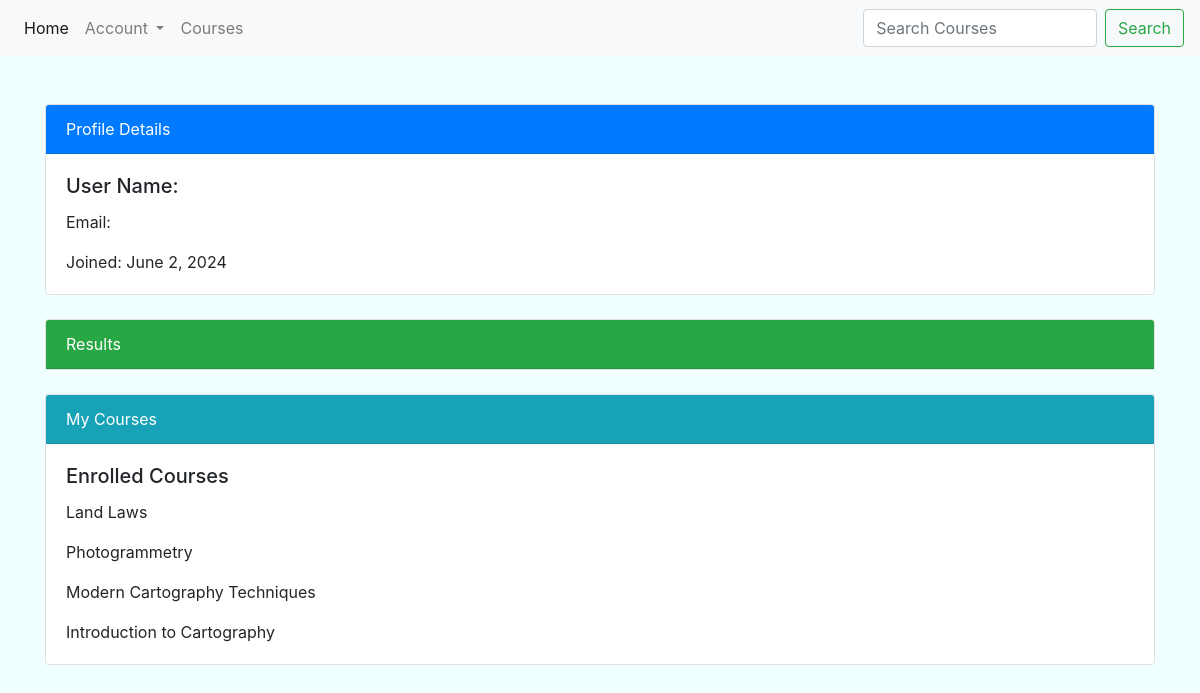
Page /profile on the earlier database version.
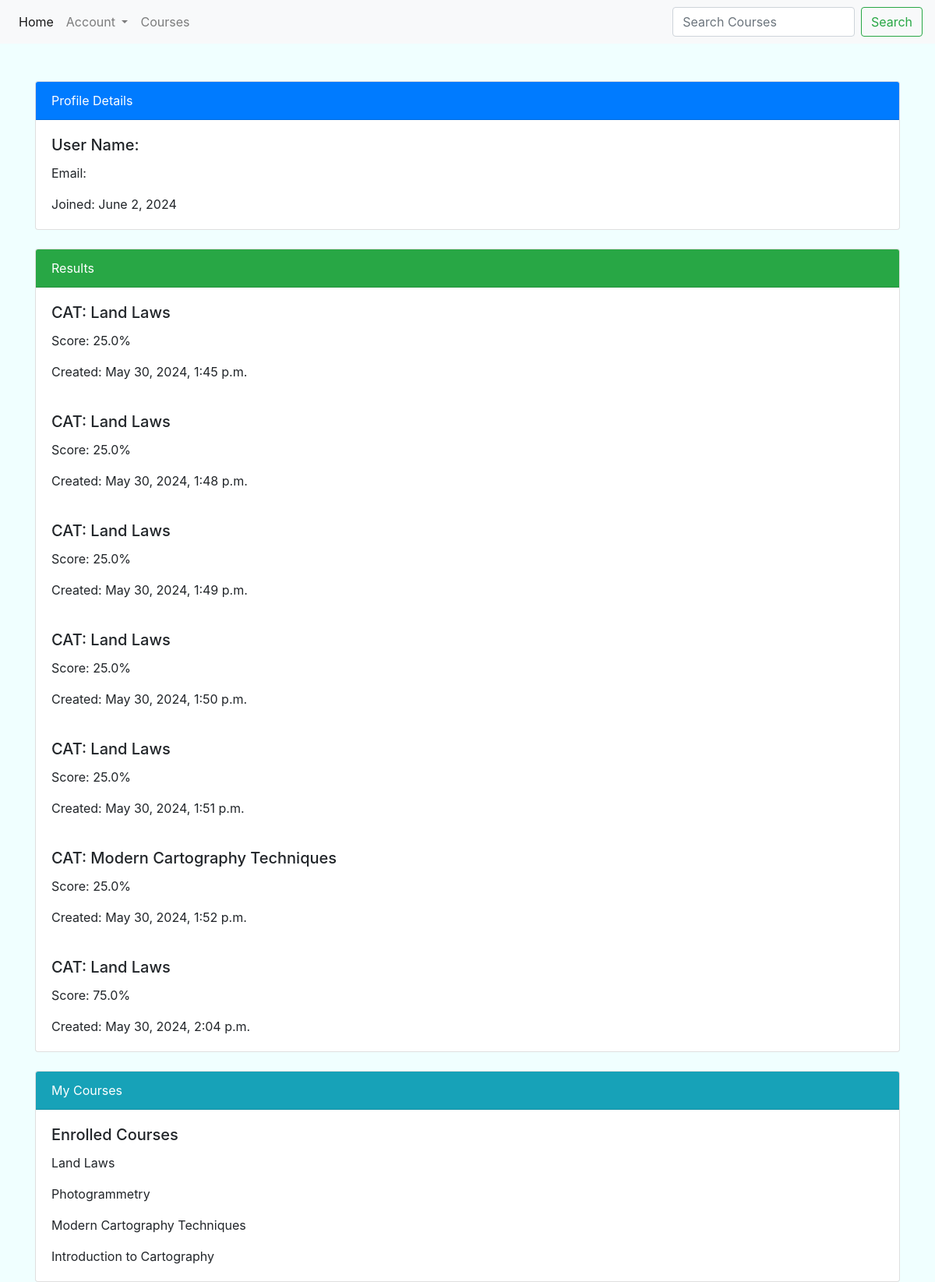
Same page on the later database version.
### quizes/models.py (models this page shows, shortened)
class Quiz(models.Model):
    name = models.CharField(max_length=200)
    topic = models.CharField(max_length=200)
    number_of_questions = models.IntegerField()
    time = models.IntegerField(help_text="Duration of the quiz in minutes")
    required_score_to_pass = models.IntegerField(help_text="Required score in %")
    difficulty = models.CharField(max_length=6, choices=DIFF_CHOICES)
    class Meta:
        verbose_name = "Quiz"
        verbose_name_plural = "Quizes"

### results/models.py (models this page shows, shortened)
class Result(models.Model):
    quiz = models.ForeignKey(Quiz, on_delete=models.CASCADE)
    user = models.ForeignKey(User, on_delete=models.CASCADE)
    score = models.FloatField()
    created_at = models.DateTimeField(auto_now_add=True)

### quizes/views.py (the view)
# urls.py: path('profile', views.profile_page, name='profile-view'),
def profile_page(request):
    results = Result.objects.all()
    courses = Quiz.objects.all()
    return render(request, 'quizes/profile.html', {'results': results, 'courses': courses, 'today': date.today()})

### quizes/templates/quizes/profile.html
{% extends 'quizes/base.html' %}
{% block content %}
<div class="container mt-5">
    <div class="row mb-4">
        <div class="col-md-12">
            <div class="card">
                <div class="card-header bg-primary text-white">
                    Profile Details
                </div>
                <div class="card-body">
                    <h5 class="card-title">User Name: {{ user.username}}</h5>
                    <p class="card-text">Email: {{ user.email }}</p>
                    <p class="card-text">Joined: {{ today }}</p>
                </div>
            </div>
        </div>
    </div>
    <div class="row mb-4">
        <div class="col-md-12">
            <div class="card">
                <div class="card-header bg-success text-white">
                    Results
                </div>
                {% for result in results %}
                <div class="card-body">
                    <h5 class="card-title">CAT: {{ result.quiz.name }}</h5>
                    <p class="card-text">Score: {{ result.score }}%</p>
                    <p class="card-text">Created: {{ result.created_at}} </p>
                </div>
                {% endfor %}
            </div>
        </div>
    </div>
    <div class="row">
        <div class="col-md-12">
            <div class="card">
                <div class="card-header bg-info text-white">
                    My Courses
                </div>
                <div class="card-body">
                    <h5 class="card-title">Enrolled Courses</h5>
                    {% for course in courses %}
                    <p class="card-text">{{ course.name }}</p>
                    {% endfor %}
                </div>
            </div>
        </div>
    </div>
</div>
{% endblock %}

### quizes/templates/quizes/base.html (shortened to what this page needs)
{% load static %}
<!DOCTYPE html>
<html lang="en">
<head>
    <link href="https://stackpath.bootstrapcdn.com/bootstrap/4.5.2/css/bootstrap.min.css" rel="stylesheet">
    <link rel="stylesheet" href="{% static 'css/main.css' %}">
</head>
<body>
    <nav class="navbar navbar-expand-lg navbar-light bg-light">
        <div class="collapse navbar-collapse" id="navbarSupportedContent">
          <ul class="navbar-nav mr-auto">
            <li class="nav-item active">
              <a class="nav-link" href="{% url 'home-view' %}">Home <span class="sr-only">(current)</span></a>
            </li>
            <li class="nav-item dropdown">
              <a class="nav-link dropdown-toggle" href="#" id="navbarDropdown" role="button" data-toggle="dropdown" aria-haspopup="true" aria-expanded="false">
                Account
              </a>
            </li>
          <li class="nav-item">
              <a class="nav-link" href="#">Courses</a>
          </li>
          </ul>
            <input class="form-control mr-sm-2" type="search" placeholder="Search Courses" aria-label="Search" id="searchQuery" style="width: 20%;">
            <a href="{% url 'search-view' %}"><button class="btn btn-outline-success my-2 my-sm-0" type="submit">Search</button></a>
        </div>
      </nav>
    {% block content %}{% endblock %}
</body>
</html>

### quizes/static/css/main.css (style rules this page uses)
body { background-color: azure; }

Differences in the rows shown:
added Result: quiz.name "Land Laws", score "25.0", created_at "May 30, 2024, 1:45 p.m."
added Result: quiz.name "Land Laws", score "25.0", created_at "May 30, 2024, 1:48 p.m."
added Result: quiz.name "Land Laws", score "25.0", created_at "May 30, 2024, 1:49 p.m."
added Result: quiz.name "Land Laws", score "25.0", created_at "May 30, 2024, 1:50 p.m."
added Result: quiz.name "Land Laws", score "25.0", created_at "May 30, 2024, 1:51 p.m."
added Result: quiz.name "Modern Cartography Techniques", score "25.0", created_at "May 30, 2024, 1:52 p.m."
added Result: quiz.name "Land Laws", score "75.0", created_at "May 30, 2024, 2:04 p.m."
